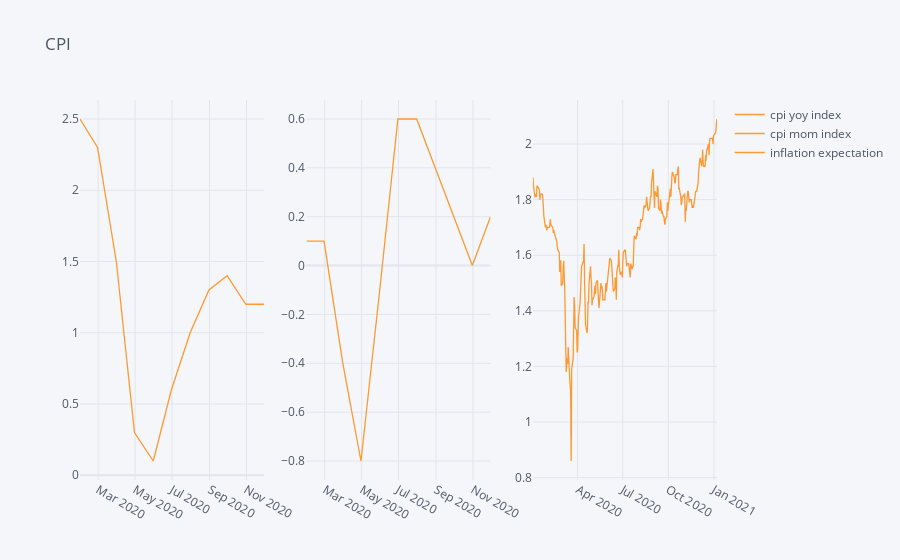

Notebook code for this chart:
### Code cell
title_input = 'CPI'
tkr_list = [  'cpi yoy index',  'cpi mom index','inflation expectation']
show_plot(title_input,tkr_list, (1,3),'2020-01-01' )

### Figure 1 — Plotly figure (JSON) as saved in the notebook; plotly's stock layout.template omitted (floating-point values rounded to 4 significant figures; data arrays with more than 128 entries replaced by an {"elided": "..."} marker saying what was removed)
{"data": [{"line": {"color": "rgba(255, 153, 51, 1.0)", "dash": "solid", "shape": "linear", "width": 1.3}, "mode": "lines", "name": "cpi yoy index", "text": "", "type": "scatter", "x": ["2020-01-31", "2020-02-29", "2020-03-31", "2020-04-30", "2020-05-31", "2020-06-30", "2020-07-31", "2020-08-31", "2020-09-30", "2020-10-31", "2020-11-30"], "xaxis": "x", "y": [2.5, 2.3, 1.5, 0.3, 0.1, 0.6, 1, 1.3, 1.4, 1.2, 1.2], "yaxis": "y"}, {"line": {"color": "rgba(255, 153, 51, 1.0)", "dash": "solid", "shape": "linear", "width": 1.3}, "mode": "lines", "name": "cpi mom index", "text": "", "type": "scatter", "x": ["2020-01-31", "2020-02-29", "2020-03-31", "2020-04-30", "2020-05-31", "2020-06-30", "2020-07-31", "2020-08-31", "2020-09-30", "2020-10-31", "2020-11-30"], "xaxis": "x2", "y": [0.1, 0.1, -0.4, -0.8, -0.1, 0.6, 0.6, 0.4, 0.2, 0, 0.2], "yaxis": "y2"}, {"line": {"color": "rgba(255, 153, 51, 1.0)", "dash": "solid", "shape": "linear", "width": 1.3}, "mode": "lines", "name": "inflation expectation", "text": "", "type": "scatter", "x": {"elided": "255 str values"}, "xaxis": "x3", "y": {"elided": "255 float values"}, "yaxis": "y3"}], "layout": {"legend": {"bgcolor": "#F5F6F9", "font": {"color": "#4D5663"}}, "paper_bgcolor": "#F5F6F9", "plot_bgcolor": "#F5F6F9", "title": {"font": {"color": "#4D5663"}, "text": "CPI"}, "xaxis": {"anchor": "y", "domain": [0, 0.2889], "gridcolor": "#E1E5ED", "showgrid": true, "tickfont": {"color": "#4D5663"}, "title": {"font": {"color": "#4D5663"}, "text": ""}, "zerolinecolor": "#E1E5ED"}, "xaxis2": {"anchor": "y2", "domain": [0.3556, 0.6444], "gridcolor": "#E1E5ED", "showgrid": true, "tickfont": {"color": "#4D5663"}, "title": {"font": {"color": "#4D5663"}, "text": ""}, "zerolinecolor": "#E1E5ED"}, "xaxis3": {"anchor": "y3", "domain": [0.7111, 1], "gridcolor": "#E1E5ED", "showgrid": true, "tickfont": {"color": "#4D5663"}, "title": {"font": {"color": "#4D5663"}, "text": ""}, "zerolinecolor": "#E1E5ED"}, "yaxis": {"anchor": "x", "domain": [0, 1], "gridcolor": "#E1E5ED", "showgrid": true, "tickfont": {"color": "#4D5663"}, "title": {"font": {"color": "#4D5663"}, "text": ""}, "zerolinecolor": "#E1E5ED"}, "yaxis2": {"anchor": "x2", "domain": [0, 1], "gridcolor": "#E1E5ED", "showgrid": true, "tickfont": {"color": "#4D5663"}, "title": {"font": {"color": "#4D5663"}, "text": ""}, "zerolinecolor": "#E1E5ED"}, "yaxis3": {"anchor": "x3", "domain": [0, 1], "gridcolor": "#E1E5ED", "showgrid": true, "tickfont": {"color": "#4D5663"}, "title": {"font": {"color": "#4D5663"}, "text": ""}, "zerolinecolor": "#E1E5ED"}}}
